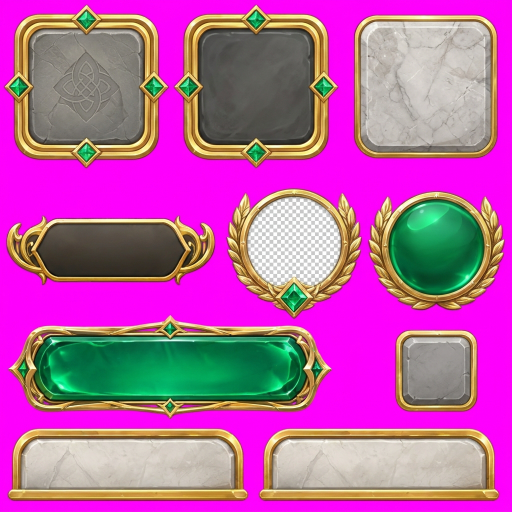
#> input picture art/orb/src/meshy-uikit.png, 1024 x 1024 px (shown at 1/2 size)
$ python ui.py
#> lines starting #> are read from the running program, lines starting #| are printed output that depends on the picture; after the words box and inside, x2 and y2 are one past the last pixel; in counts of white or black regions, pixels touching at a corner belong together
# Orb Defense marble UI (правка Ш46): cuts the Meshy UI kit (magenta background) into pieces and converts the
# backgrounds — Серёгины порталы 2071/2072/2073 and the clean temple made in Meshy from his mockup 2064.
#   python3 art/orb/ui.py   →  assets/orb/ui/*.webp
import numpy as np, os
from PIL import Image
from scipy import ndimage as nd
HERE = os.path.dirname(os.path.abspath(__file__)); os.chdir(HERE)
OUT = os.environ.get('ORB_OUT', '../../assets/orb/') + 'ui/'
os.makedirs(OUT, exist_ok=True)
def save(img, name, q=90): img.save(OUT + name, 'WEBP', quality=q, method=6); print(name, img.size)

im = np.array(Image.open('src/meshy-uikit.png').convert('RGB')).astype(int)
mag = (im[:, :, 0] > 150) & (im[:, :, 2] > 150) & (im[:, :, 1] < 120) & (np.abs(im[:, :, 0] - im[:, :, 2]) < 90)
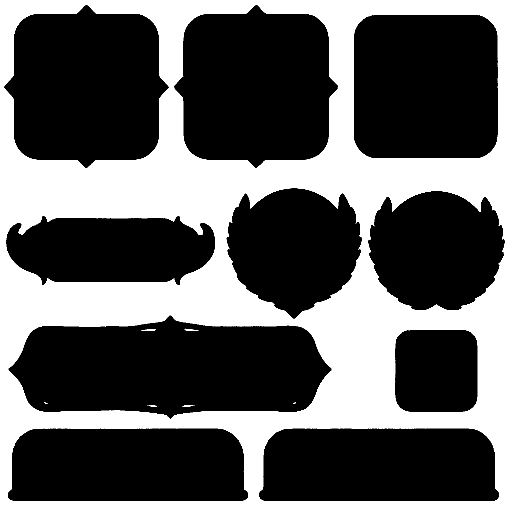
#> mag: shape (1024, 1024) bool (shown at 1/2 size); 37.4% white; 125 white regions (119 under 20 px), largest, box (x1, y1, x2, y2) and area: (0, 0, 1024, 1024) 391743, (282, 658, 312, 662) 95, (368, 657, 398, 662) 86, (364, 810, 390, 814) 73, (294, 810, 314, 814) 56, (222, 437, 257, 438) 35
PIECES = {  # name: (x, y, w, h)
  'slot': (9, 10, 329, 326), 'slot2': (348, 10, 328, 326), 'tile': (708, 30, 288, 287),
  'plaque': (12, 432, 418, 138), 'wreath': (452, 376, 272, 262), 'sphere': (736, 382, 274, 239),
  'btn_green': (17, 630, 646, 207), 'btn_stone': (790, 660, 166, 164), 'tab': (15, 856, 481, 146),
}
for k, (x, y, w, h) in PIECES.items():
    x0, y0, x1, y1 = x - 4, y - 4, x + w + 4, y + h + 4
    a = im[y0:y1, x0:x1].copy(); m = mag[y0:y1, x0:x1]
    lab, n = nd.label(m); edge = set(np.unique(np.concatenate([lab[0], lab[-1], lab[:, 0], lab[:, -1]]))) - {0}
    bg = np.isin(lab, list(edge))
    if k == 'wreath':  # the painted checker in the middle is a hole: cut a circle
        cy, cx = 482 - y0, 588 - x0
        yy, xx = np.mgrid[:a.shape[0], :a.shape[1]]
        bg |= (yy - cy) ** 2 + (xx - cx) ** 2 < 93 ** 2
    al = nd.gaussian_filter((~bg).astype(float), 0.7); al = np.clip((al - 0.15) / 0.7, 0, 1)
    # magenta spill on the rim: pull red/blue down to green where the pixel is pinkish
    pink = (a[:, :, 0] > a[:, :, 1] + 40) & (a[:, :, 2] > a[:, :, 1] + 40)
    a[pink, 0] = np.minimum(a[pink, 0], a[pink, 1] + 30); a[pink, 2] = np.minimum(a[pink, 2], a[pink, 1] + 10)
    img = Image.fromarray(np.dstack([a, al * 255]).astype(np.uint8), 'RGBA')
    bb = img.getchannel('A').point(lambda v: 255 if v > 20 else 0).getbbox(); img = img.crop(bb)
    save(img, k + '.webp')
#> this loop made 9 passes
#> (n, bb) on passes 1 to 9: (22, (2, 3, 333, 331)), (17, (3, 3, 333, 331)), (9, (3, 3, 293, 291)), (29, (3, 3, 423, 143)), (10, (4, 3, 277, 266)), (12, (3, 3, 279, 243)), (19, (3, 0, 651, 212)), (6, (3, 3, 170, 169)), (8, (4, 4, 486, 151))
#| slot.webp (331, 328)
#| slot2.webp (330, 328)
#| tile.webp (290, 288)
#| plaque.webp (420, 140)
#| wreath.webp (273, 263)
#| sphere.webp (276, 240)
#| btn_green.webp (648, 212)
#| btn_stone.webp (167, 166)
#> (further printed lines are left out)
#> pass 1, `lab, n = nd.label(m)`:
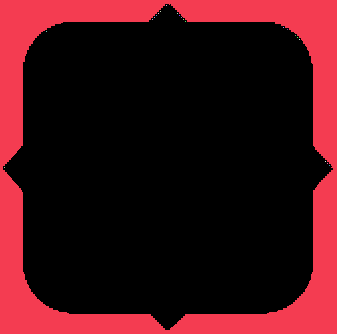
#> lab: shape (334, 337) int32; 23 distinct labels, from 0 to 22; one colour per label, 0 black
#> after the loop:
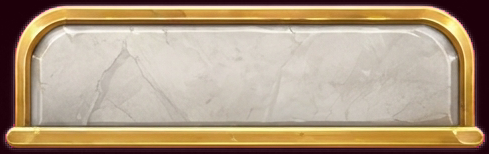
#> a: shape (154, 489, 3) int64; mean R, G, B 175.7, 155, 130
#> after the loop:
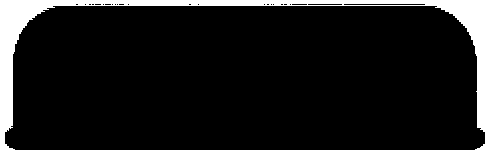
#> bg: shape (154, 489) bool; 12.4% white; 1 white region, box (x1, y1, x2, y2) and area: (0, 0, 489, 154) 9352
#> after the loop:
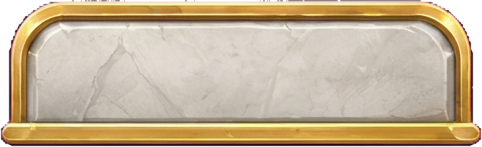
#> img: PIL image 482x147 RGBA; mean R, G, B, A 184.6, 164.4, 137.2, 237.3; transparent parts drawn white
#> after the loop:
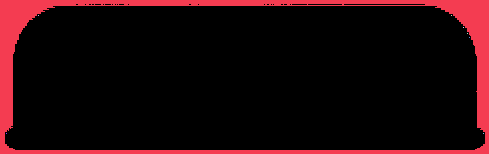
#> lab: shape (154, 489) int32; 9 distinct labels, from 0 to 8; one colour per label, 0 black
#> after the loop: m: shape (154, 489) bool; 12.4% white; 8 white regions (7 under 20 px), largest, box (x1, y1, x2, y2) and area: (0, 0, 489, 154) 9352
# backgrounds
save(Image.open('src/meshy-temple.png').convert('RGB'), 'temple.webp', 88)
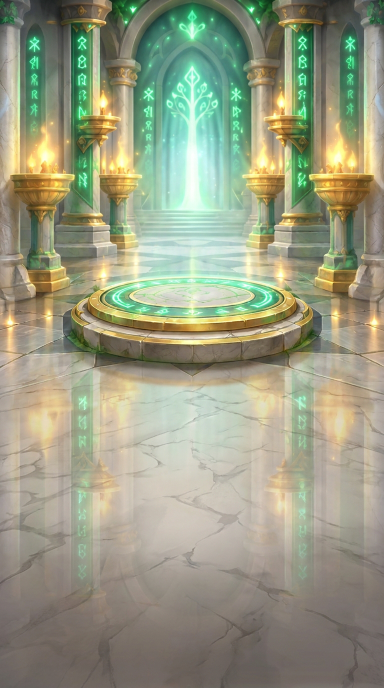
#> input picture art/orb/src/meshy-temple.png, 768 x 1376 px (shown at 1/2 size)
#> in save, img is the input picture: PIL image 768x1376 RGB; mean R, G, B 151.9, 155.2, 130.9
#| temple.webp (768, 1376)
for c, f in (('green', 'ref/2071.png'), ('blue', 'ref/2072.png'), ('purple', 'ref/2073.png')):
#> (the run stopped early here; a loop or call above may not have finished)
